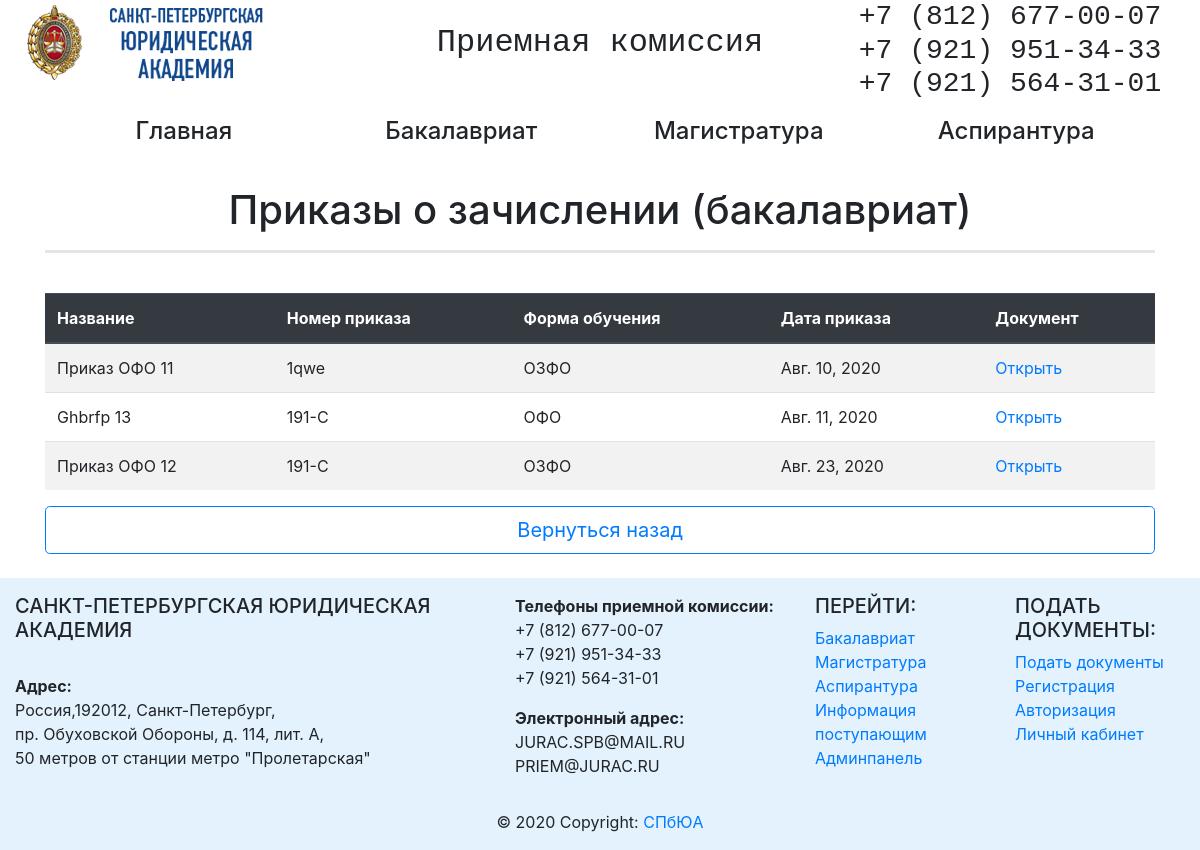
Screenshot of /abitur/bak/order_bak/ with the database file from the repository.
### abitur/models.py (models this page shows, shortened)
class Orders(models.Model):
    name_order = models.CharField(max_length=256, verbose_name='Название')
    number_order = models.CharField(max_length=64, verbose_name='Номер документа')
    educational_form = models.ForeignKey('EducationalForm', on_delete=models.PROTECT, related_name='linked_orders', verbose_name='Форма обучения')
    date_pub = models.DateTimeField(auto_now_add=True)
    date_order = models.DateField(verbose_name='Дата создания приказа')
    file = models.FileField(upload_to='files', verbose_name='Файл')
    class Meta:
        verbose_name = 'Приказ о зачислении(бакалавриат)'
        verbose_name_plural = 'Приказы о зачислении - БАКАЛАВРИАТ'

class EducationalForm(models.Model):
    name_educational_form = models.CharField(max_length=64)
    def __str__(self):
        return self.name_educational_form

### abitur/views.py (the view)
# urls.py: path('bak/order_bak/', order_bak, name='order_bak_url'),
def order_bak(request):
    educational_form = Orders.objects.all().order_by('date_order')
    return render(request, 'abitur/bak/order_bak.html', context={'educational_form': educational_form})

### abitur/templates/abitur/bak/order_bak.html (shortened to what this page needs)
{% extends 'abitur/base_abitur.html' %}
{% block content %}
<div class="container">
    <br>
    <h1 align="center">Приказы о зачислении (бакалавриат)</h1>
    <hr style="border-width: 3px;">
    <br>
    <div class="table-response">
        <table class="table table-border table-hover table-striped">
            <thead class="thead-dark">
            <tr>
                <th>Название</th>
                <th>Номер приказа</th>
                <th>Форма обучения</th>
                <th>Дата приказа</th>
                <th>Документ</th>
            </tr>
            </thead>
            {%for orders in educational_form %}
            <tr>
                <td>{{ orders.name_order }}</td>
                <td>{{ orders.number_order }}</td>
                <td>{{ orders.educational_form }}</td>
                <td>{{ orders.date_order }}</td>
                <td><a href=" {{orders.file.url}} " rel="noopener" target="_blank">Открыть</a></td>
            </tr>
            {% endfor %}
        </table>
    </div>
    <div align="center">
        <button type="button" onclick="history.back();" class="btn btn-lg btn-block btn-outline-primary">Вернуться назад </button>
    </div>
    <br>
</div>
{% endblock %}

### rows the page displays
Orders: name_order "Приказ ОФО 11", number_order "1qwe", educational_form "ОЗФО", date_order "Авг. 10, 2020"
Orders: name_order "Ghbrfp 13", number_order "191-С", educational_form "ОФО", date_order "Авг. 11, 2020"
Orders: name_order "Приказ ОФО 12", number_order "191-С", educational_form "ОЗФО", date_order "Авг. 23, 2020"
